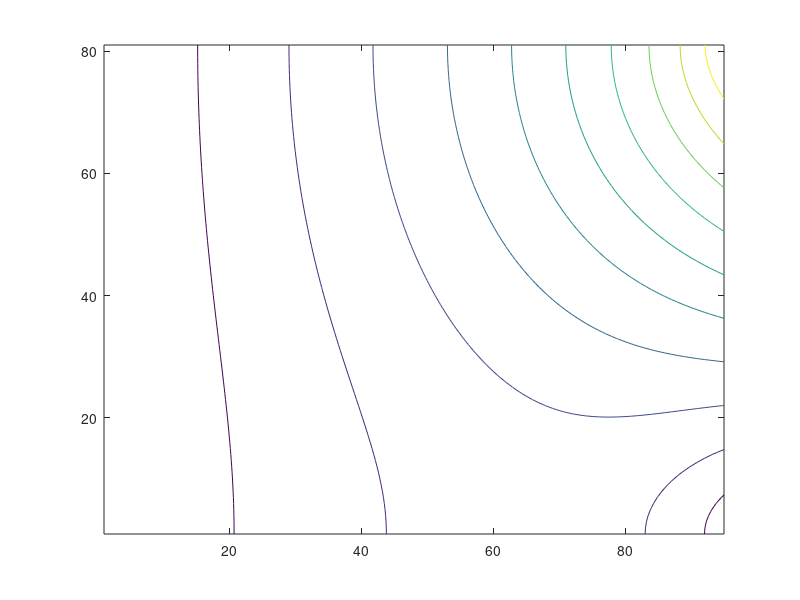

MATLAB code for this plot: (Note: this script raises an error after producing the figure.)
t=[]; h=[]; nm=[];
%%
a=importdata("isoP_sor.dat")'; n=length(a);%nx=30; ny=25;
% t=[t,a((n+1)/2,(n+1)/2)]
% h=[h,1.5/(n+1)]
% nm=[nm,norm(a,"fro")*1.5/(n+1)]
contour(a)
%%
(nm(end-1)-nm(end-2))/((nm(end)-nm(end-1)))
%%
q0=-4.58566070e-01;
q1=-4.56434309e-01
q2=-4.55836892e-01
q3=-4.55676645e-01
% q4=-4.55582261e-01
(q1-q0)/(q2-q1)
(q2-q1)/(q3-q2)
% (q3-q2)/(q4-q3)
% plot([q1,q2,q3,q4])

%% analytical sol
close all;
figure("Position",[100,100,1200,600])
l=1.25;
L=1.5;

b0=1/2*l/L;
% bn=@(k)2/l/sinh(k*pi)*l^2/k/k/pi/pi*(-1+(-1)^k);
bn=@(k)2/l*l^2/k/k/pi/pi*(-1+(-1)^k);

% nx=5; ny=4;
nx=23; ny=19;
% nx=47; ny=39;
% nx=95; ny=79;
[x,y]=meshgrid(linspace(0,L,nx+2),linspace(0,l,ny+2));
% x=1.25;
% y=x;
T=b0*x;
nmodes=100;
for i=1:nmodes
    T=T+bn(i).*cos(y*i*pi/l).*sinh(i*pi/l*x)./sinh(i*pi*L/l);
end
subplot(1,2,1);
contour(x,y,T,20); colorbar();
contour(x(:,2:end-1),y(:,2:end-1),T(:,2:end-1),20); colorbar();

a=importdata("isoP_sor.dat")'; n=length(a);%nx=30; ny=25;
% t=[t,a((n+1)/2,(n+1)/2)]
% h=[h,1.5/(n+1)]
% nm=[nm,norm(a,"fro")*1.5/(n+1)]
subplot(1,2,2)
contour(x(:,2:end-1),y(:,2:end-1),a,20); colorbar();
close all;
mesh(T(:,2:end-1)-a)
% mesh(t1-T)
% mesh(T)

%% etu
a=importdata("isoP_sor.dat");
x=reshape(a(:,1),[97,81])
y=reshape(a(:,2),[97,81])
t2=reshape(a(:,3),[97,81])
mesh(x,y,t2)

T=b0*x;
nmodes=50;
for i=1:nmodes
    T=T+bn(i).*cos(y*i*pi/l).*sinh(i*pi/L*x);
end
mesh(x,y,T-t2)